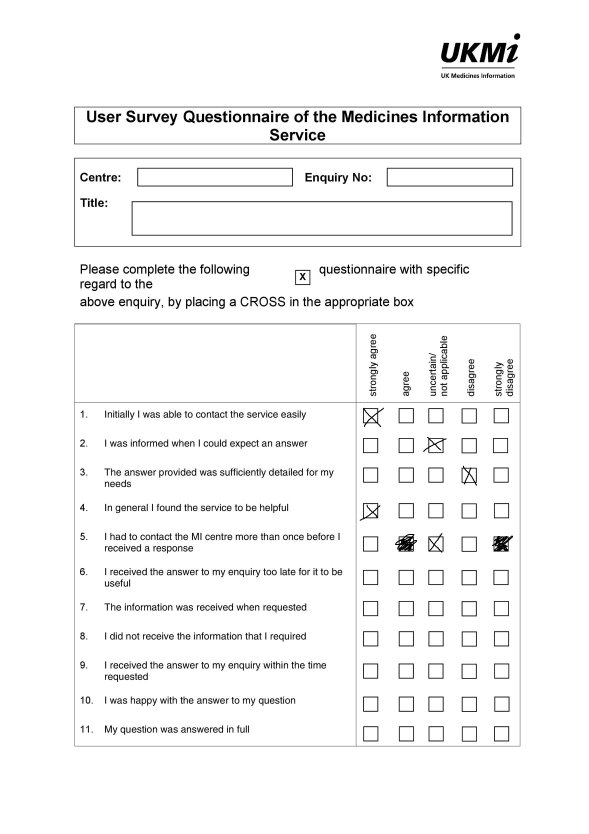
#> input picture surveys/survey1.jpg, 1767 x 2500 px (shown at 1/3 size)
$ python -i functions.py   (imports and definitions only)   (older library calls are emulated)
#> lines starting #> are read from the running program, lines starting #| are printed output that depends on the picture; after the words box and inside, x2 and y2 are one past the last pixel; in counts of white or black regions, pixels touching at a corner belong together
import cv2
import matplotlib.pyplot as plt
import numpy as np
import math


def show_filled_boxes(survey_image_path):
    # ------------------------------------------- read survey image --------------------------------------------------
#> called with survey_image_path = 'surveys/survey1.jpg'
    survey_image = cv2.imread(survey_image_path)
#> survey_image is the input picture: shape (2500, 1767, 3); min 0, max 255, mean 245.5

    # ------------------------------------------- binarisation of image ----------------------------------------------
    gray_scale = cv2.cvtColor(survey_image, cv2.COLOR_BGR2GRAY)
    th1, survey_image_binary = cv2.threshold(gray_scale, 150, 225, cv2.THRESH_BINARY)
#> survey_image_binary: shape (2500, 1767); values 0 (black) and 225 (white), 96% white; 883 black regions (59 under 20 px), largest, box (x1, y1, x2, y2) and area: (223, 971, 1561, 2239) 9990, (395, 604, 1538, 707) 7438, (223, 320, 1564, 433) 5694
    survey_image_binary = ~survey_image_binary
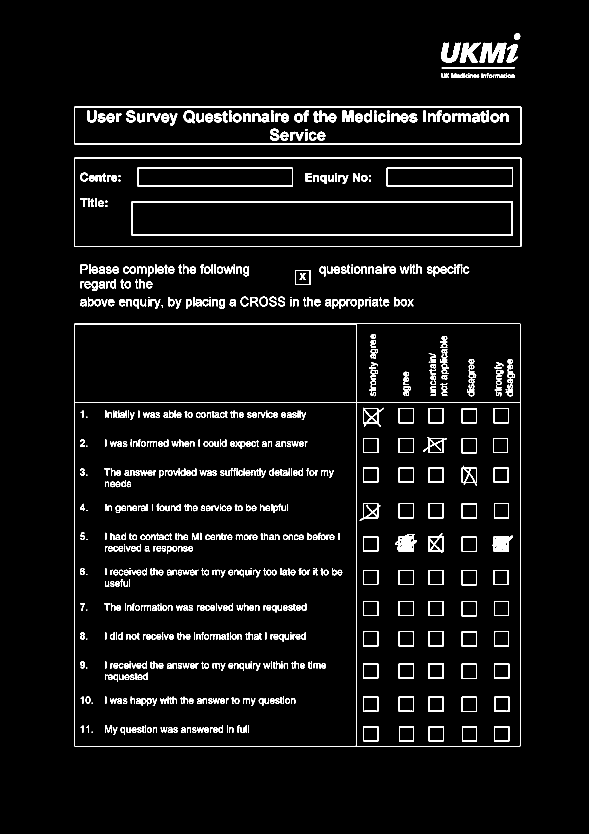
#> survey_image_binary: shape (2500, 1767) (shown at 1/3 size); values 30 (black) and 255 (white), 4% white; 883 white regions (59 under 20 px), largest, box (x1, y1, x2, y2) and area: (223, 971, 1561, 2239) 9990, (395, 604, 1538, 707) 7438, (223, 320, 1564, 433) 5694

    # ----------------------------------------- detect check boxes ---------------------------------------------------
    # specify approximate check box width relative to image width
    approx_check_box_width = math.floor(survey_image.shape[1] * 0.02)
#> approx_check_box_width = 35
    print(approx_check_box_width)
#| 35
    # get image with horizontal lines
    horizontal_kernel = np.ones((1, approx_check_box_width - 10), np.uint8)
    vertical_kernal = np.ones((approx_check_box_width - 10, 1), np.uint8)
#> vertical_kernal = 25 values from 1 to 1
    # get image with vertical lines
    horizontal_lines_image = cv2.morphologyEx(survey_image_binary, cv2.MORPH_OPEN, horizontal_kernel)
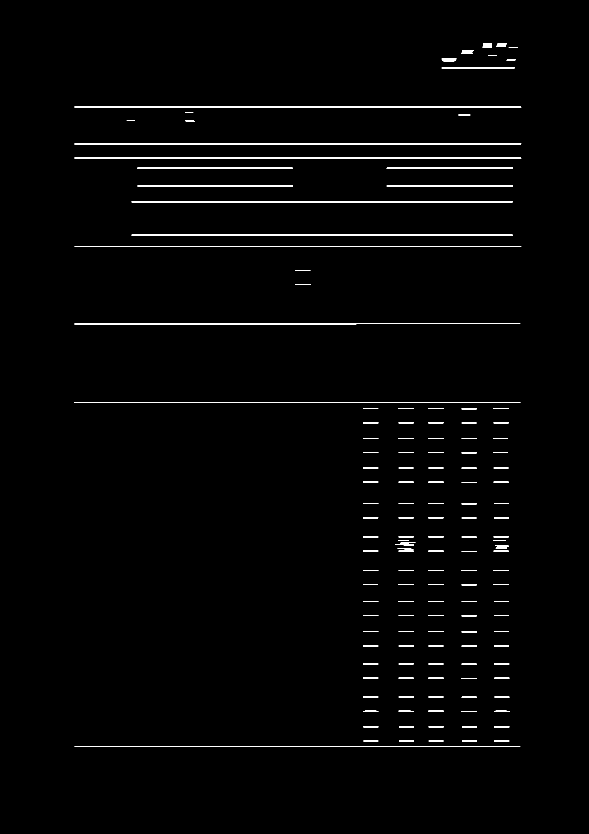
#> horizontal_lines_image: shape (2500, 1767) (shown at 1/3 size); values 30 (black) and 255 (white), 0.98% white; 144 white regions, largest, box (x1, y1, x2, y2) and area: (395, 604, 1538, 607) 3428, (395, 704, 1538, 707) 3428, (223, 320, 1564, 322) 2681
    vertical_lines_image = cv2.morphologyEx(survey_image_binary, cv2.MORPH_OPEN, vertical_kernal)
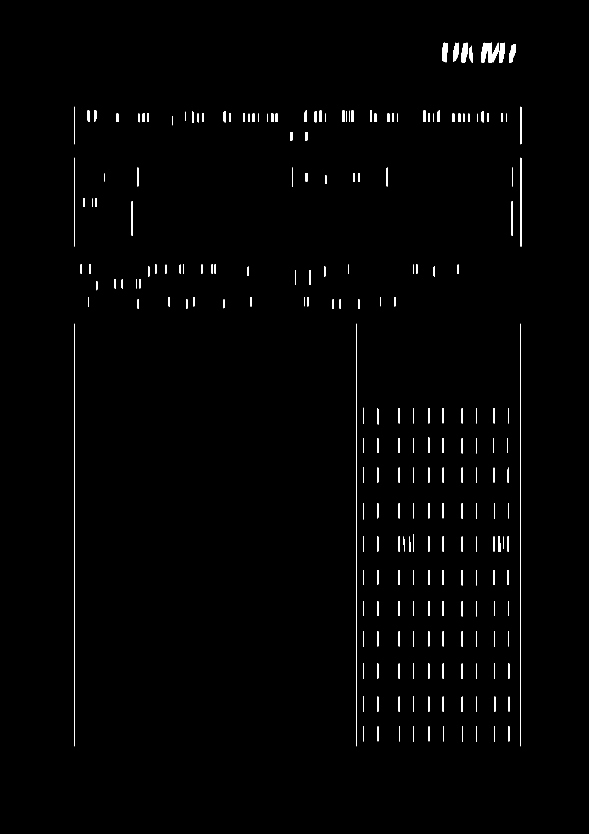
#> vertical_lines_image: shape (2500, 1767) (shown at 1/3 size); values 30 (black) and 255 (white), 0.85% white; 231 white regions, largest, box (x1, y1, x2, y2) and area: (223, 971, 224, 2239) 1268, (1068, 971, 1069, 2239) 1268, (1560, 971, 1561, 2239) 1268
    # combine both images
    combined_lines_image = horizontal_lines_image | vertical_lines_image
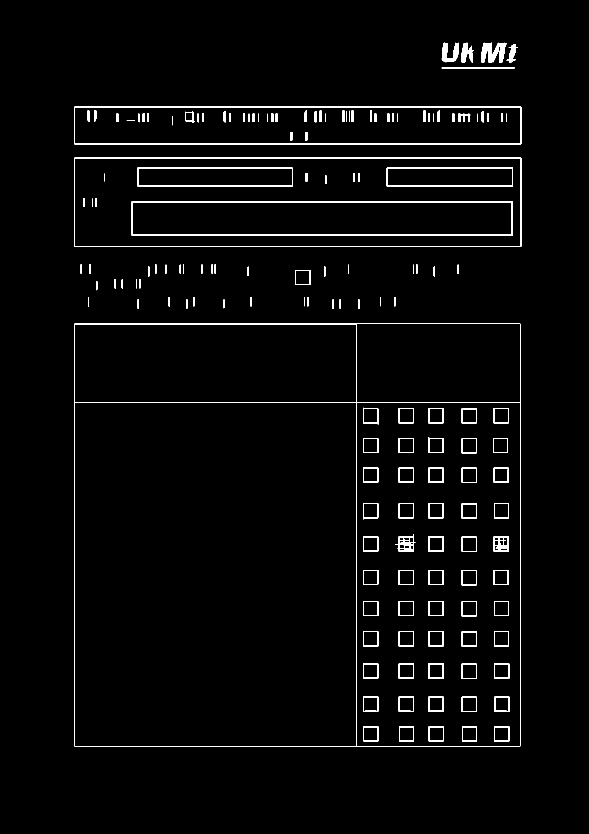
#> combined_lines_image: shape (2500, 1767) (shown at 1/3 size); values 30 (black) and 255 (white), 1.8% white; 157 white regions, largest, box (x1, y1, x2, y2) and area: (223, 971, 1561, 2239) 9988, (395, 604, 1538, 707) 7438, (223, 320, 1564, 433) 5689
    # add dilation to combined image to prevent broken check box images by making the image thicker
    combined_kernel = np.ones((3, 3), np.uint8)
    combined_lines_image = cv2.dilate(combined_lines_image, combined_kernel, iterations=1)
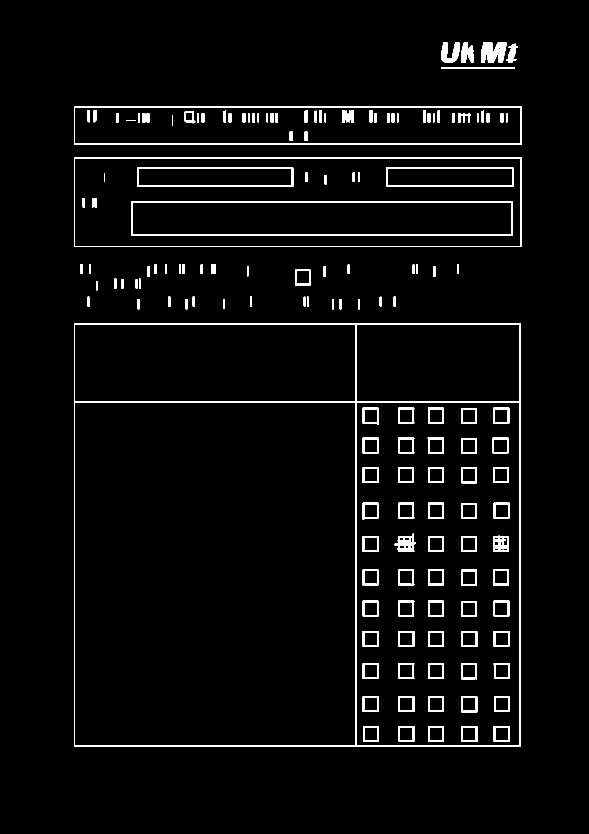
#> combined_lines_image: shape (2500, 1767) (shown at 1/3 size); values 30 (black) and 255 (white), 3.2% white; 157 white regions, largest, box (x1, y1, x2, y2) and area: (222, 970, 1562, 2240) 25582, (394, 603, 1539, 708) 12398, (222, 319, 1565, 434) 11491
    # apply connected component analysis to detect connected image parts
    # output labels is a grayscale image of the source image with each connected part having a different gray scale
    # output stats describes all parts as a tuple with a list for each part containing x-postion, y-position,
    # width, height and area
    _, labels, stats, _ = cv2.connectedComponentsWithStats(~combined_lines_image, connectivity=8, ltype=cv2.CV_32S)
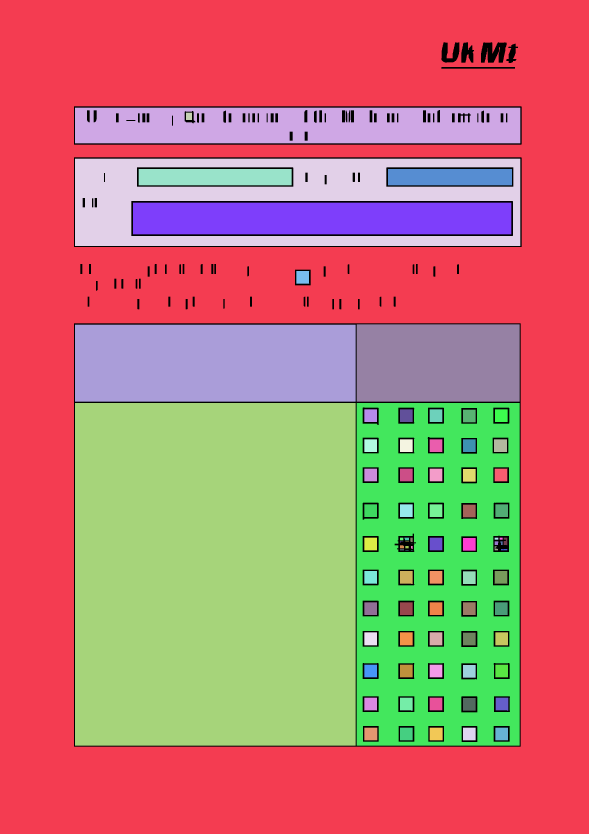
#> labels: shape (2500, 1767) int32 (shown at 1/3 size); 85 distinct labels, from 0 to 84; one colour per label, 0 black
#> stats = 85 rows, first 6: [222, 127, 1343, 2113, 142324], [0, 0, 1767, 2500, 2182802], [225, 323, 1336, 107, 132342], [558, 338, 18, 22, 396], [225, 476, 1336, 262, 179204], [416, 507, 459, 49, 22491]
    # only check boxes from all detected boxes
    checkboxes = []
    for box in stats:
        box_width = box[2]
        box_height = box[3]
        if approx_check_box_width - 30 < box_height < approx_check_box_width + 30 and \
                approx_check_box_width - 30 < box_width < approx_check_box_width + 30:
            checkboxes.append(box)
#> this loop made 85 passes
#> (box, box_width, box_height) on passes 1 to 12: ([222, 127, 1343, 2113, 142324], 1343, 2113), ([0, 0, 1767, 2500, 2182802], 1767, 2500), ([225, 323, 1336, 107, 132342], 1336, 107), ([558, 338, 18, 22, 396], 18, 22), ([225, 476, 1336, 262, 179204], 1336, 262), ([416, 507, 459, 49, 22491], 459, 49), ([1164, 507, 372, 49, 18228], 372, 49), ([399, 608, 1135, 95, 107825], 1135, 95), ([889, 813, 39, 38, 1446], 39, 38), ([1070, 973, 489, 232, 113448], 489, 232), ([225, 974, 842, 231, 194502], 842, 231), ([225, 1209, 842, 1028, 865576], 842, 1028)
#> (box_width, box_height) on passes 61 to 66: (38, 38), (38, 38), (38, 38), (38, 38), (38, 38), (38, 39)
#> after the loop, checkboxes = 66 items, first 6: [558, 338, 18, 22, 396], [889, 813, 39, 38, 1446], [1093, 1228, 38, 38, 1444], [1200, 1228, 38, 38, 1444], [1289, 1228, 38, 38, 1444], [1389, 1229, 38, 38, 1444]

    # ----------------------------------------- check box value detection -------------------------------------------
    # check amount of inc in each checkbox
    checked_boxes = []
    for checkbox in checkboxes:
        box_x_start = checkbox[0]
        box_x_end = checkbox[0] + checkbox[2]
        box_y_start = checkbox[1]
        box_y_end = checkbox[1] + checkbox[3]

        fill = 0
        for x in range(box_x_start, box_x_end):
            for y in range(box_y_start, box_y_end):
                fill += survey_image_binary[y][x]
        if fill / (checkbox[2] * checkbox[3]) > 35:
            checked_boxes.append(checkbox)
#> this loop made 66 passes
#> (checkbox, box_x_start, box_x_end, box_y_start, box_y_end) on passes 1 to 12: ([558, 338, 18, 22, 396], 558, 576, 338, 360), ([889, 813, 39, 38, 1446], 889, 928, 813, 851), ([1093, 1228, 38, 38, 1444], 1093, 1131, 1228, 1266), ([1200, 1228, 38, 38, 1444], 1200, 1238, 1228, 1266), ([1289, 1228, 38, 38, 1444], 1289, 1327, 1228, 1266), ([1389, 1229, 38, 38, 1444], 1389, 1427, 1229, 1267), ([1485, 1228, 38, 38, 1444], 1485, 1523, 1228, 1266), ([1093, 1318, 38, 38, 1444], 1093, 1131, 1318, 1356), ([1200, 1318, 38, 38, 1444], 1200, 1238, 1318, 1356), ([1289, 1318, 38, 38, 1444], 1289, 1327, 1318, 1356), ([1389, 1318, 38, 38, 1444], 1389, 1427, 1318, 1356), ([1482, 1318, 39, 38, 1482], 1482, 1521, 1318, 1356)
#> after the loop, checked_boxes = 18 items, first 6: [558, 338, 18, 22, 396], [889, 813, 39, 38, 1446], [1093, 1228, 38, 38, 1444], [1289, 1318, 38, 38, 1444], [1389, 1407, 38, 38, 1444], [1093, 1513, 38, 38, 1444]

    # apply green box to source image for each check box
    for x, y, w, h, area in checked_boxes:
        cv2.rectangle(survey_image, (x, y), (x + w, y + h), (0, 255, 0), 2)
#> this loop made 18 passes
#> (x, y, w, h, area) on passes 1 to 12: (558, 338, 18, 22, 396), (889, 813, 39, 38, 1446), (1093, 1228, 38, 38, 1444), (1289, 1318, 38, 38, 1444), (1389, 1407, 38, 38, 1444), (1093, 1513, 38, 38, 1444), (1200, 1613, 10, 8, 80), (1213, 1613, 15, 8, 103), (1231, 1613, 7, 13, 89), (1289, 1613, 38, 38, 1444), (1484, 1613, 11, 6, 66), (1499, 1613, 9, 6, 54)

    # plot image with recognized check boxes
    plt.imshow(survey_image)
    plt.show()

>>> result = show_filled_boxes('surveys/survey1.jpg')
